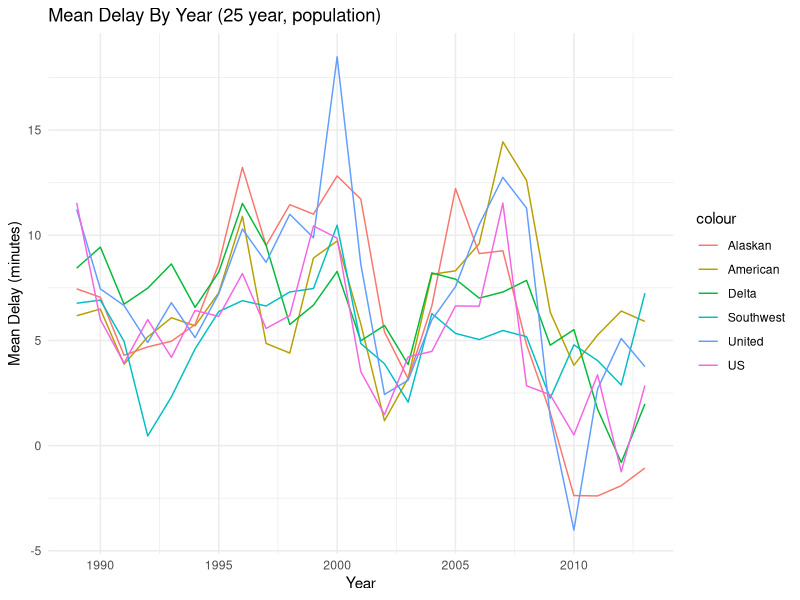
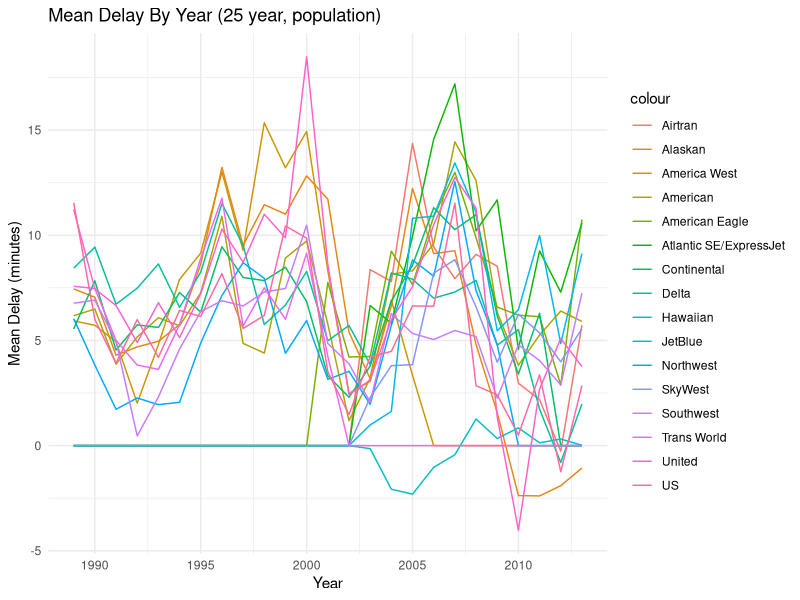

Write the R code that produced these figures, in order.
library(dplyr)
library(ggplot2)
library(reshape2)

# let's start by making the most obvious graph
# (and see how to make it not awful) for 25 years:

aggr <- read.csv("Data/aggregate.csv")

pdf("Graphs/25MeansPop.pdf")
ggplot(data=aggr) +
  geom_line(aes(y = AA_pop.mean, x=X, colour="American")) +
  geom_line(aes(y = AS_pop.mean, x=X, colour="Alaskan")) +
  geom_line(aes(y = DL_pop.mean, x=X, colour="Delta")) +
  geom_line(aes(y = WN_pop.mean, x=X, colour="Southwest")) +
  geom_line(aes(y = UA_pop.mean, x=X, colour="United")) +
  geom_line(aes(y = US_pop.mean, x=X, colour="US")) +
  ggtitle("Mean Delay By Year (25 year, population)") +
  theme_minimal() + xlab("Year") + ylab("Mean Delay (minutes)")
dev.off()

# interesting - there's definite patterns here
# start adding more airlines, see if the same definite 
# pattern rises up?

# let's do all airlines for which we have 10+ years of data:
# finding the airlines first:

air.ten <- c()
for (i in 1:30) {
  yrs.act <- 25-sum(is.na(aggr[,2+4*(i-1)]))
  if (yrs.act >= 10) {
        air.ten <- c(air.ten, 2+4*(i-1))
  }
}

colnames(aggr[,air.ten])

# changing NAs to 0 so they all show on same graph
# NOT IN FINAL PRODUCT; WE DO NOT WANT THIS
aggr[is.na(aggr)] <- 0

pdf("Graphs/10MeansPop.pdf")
ggplot(data=na.exclude(aggr)) +
  geom_line(aes(y = FL_pop.mean, x=X, colour="Airtran")) +
  geom_line(aes(y = HP_pop.mean, x=X, colour="America West")) +
  geom_line(aes(y = AA_pop.mean, x=X, colour="American")) +
  geom_line(aes(y = MQ_pop.mean, x=X, colour="American Eagle")) +
  geom_line(aes(y = AS_pop.mean, x=X, colour="Alaskan")) +
  geom_line(aes(y = EV_pop.mean, x=X, colour="Atlantic SE/ExpressJet")) +
  geom_line(aes(y = B6_pop.mean, x=X, colour="JetBlue")) +
  geom_line(aes(y = CO_pop.mean, x=X, colour="Continental")) +
  geom_line(aes(y = DL_pop.mean, x=X, colour="Delta")) +
  geom_line(aes(y = HA_pop.mean, x=X, colour="Hawaiian")) +
  geom_line(aes(y = NW_pop.mean, x=X, colour="Northwest")) +
  geom_line(aes(y = OO_pop.mean, x=X, colour="SkyWest")) +
  geom_line(aes(y = WN_pop.mean, x=X, colour="Southwest")) +
  geom_line(aes(y = TW_pop.mean, x=X, colour="Trans World")) +
  geom_line(aes(y = UA_pop.mean, x=X, colour="United")) +
  geom_line(aes(y = US_pop.mean, x=X, colour="US")) +
  ggtitle("Mean Delay By Year (25 year, population)") +
  theme_minimal() + xlab("Year") + ylab("Mean Delay (minutes)")
dev.off()